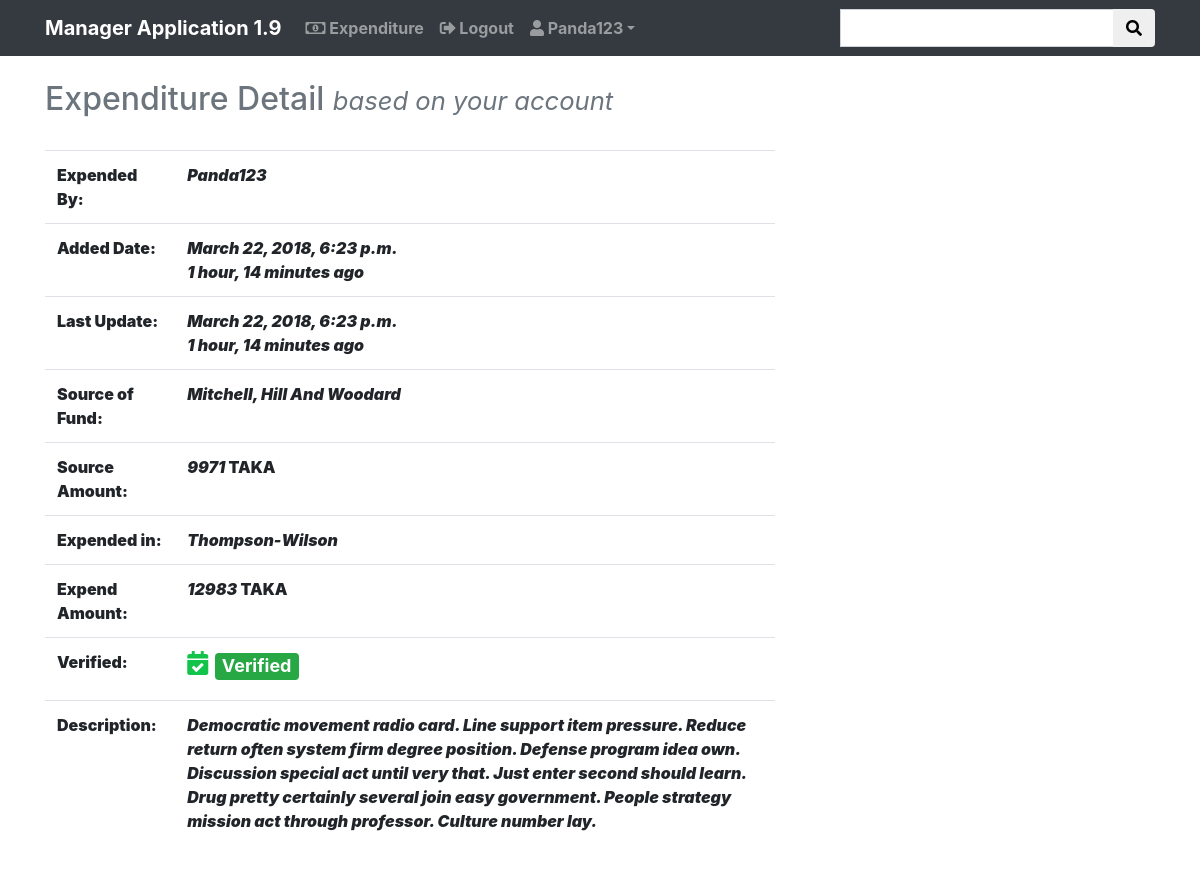
The page /expenditure//detail/422/ (signed in) on the database its author committed.
### expend/models.py (models this page shows, shortened)
class Expend(models.Model):
    select = (
        ('yes', 'yes'),
        ('no', 'no')
    )
    by_user = models.CharField(max_length=255, blank=False, unique=False, null=True)
    added_date = models.DateTimeField(auto_now_add=True)
    updated_date = models.DateTimeField(auto_now=True)
    source_fund = models.CharField(max_length=255)
    source_amount = models.PositiveIntegerField()
    expend_in = models.CharField(max_length=255)
    expend_amount = models.PositiveIntegerField()
    description = models.TextField(blank=True)
    verified = models.CharField(choices=select, max_length=255, default='no')

### expend/views.py (the view)
# urls.py: path('/detail/<int:pk>/', login_required(views.ExpendDetailView.as_view()),
class ExpendDetailView(DetailView):
    model = models.Expend
    template_name = 'expend/expend_detail.html'
    context_object_name = 'expend'

### expend/templates/expend/expend_detail.html (shortened to what this page needs)
{% extends 'base.html' %}
{% block content %}
    {% if request.user.is_authenticated and expend.by_user == request.user.username or request.user.is_superuser %}
<div class="container">
    <div class="row">
        <div class="col-lg-8 col-md-6">
            <h2 class="text-muted">Expenditure Detail <small class="d-print-none"><i>based on your account</i></small></h2><br>
                <table class="table">
                    <tr>
                        <td><b>Expended By:</b></td>
                        <td><b><i>{{ expend.by_user|title }}</i></b></td>
                    </tr><tr>
                        <td><b>Added Date:</b></td>
                        <td><b><i>{{ expend.added_date }}<br>{{ expend.added_date|timesince }} ago</i></b></td>
                    </tr><tr>
                        <td><b>Last Update:</b></td>
                        <td><b><i>{{ expend.updated_date }}<br>{{ expend.updated_date|timesince }} ago</i></b></td>
                    </tr><tr>
                        <td><b>Source of Fund:</b></td>
                        <td><b><i>{{ expend.source_fund|title }}</i></b></td>
                    </tr><tr>
                        <td><b>Source Amount:</b></td>
                        <td><b><i>{{ expend.source_amount }}</i> TAKA</b></td>
                    </tr><tr>
                        <td><b>Expended in:</b></td>
                        <td><b><i>{{ expend.expend_in|title }}</i></b></td>
                    </tr><tr>
                        <td><b>Expend Amount:</b></td>
                        <td><b><i>{{ expend.expend_amount }}</i> TAKA</b></td>
                    </tr>
                    <tr>
                        <td><b>Verified:</b></td>
                        <td>{% if expend.verified == 'no' %}<h4><i class="fas fa-times" style="color:#c91218"></i> <span class="badge badge-danger">Not Verified</span></h4>
                            {% else %}<h4><i class="fas fa-calendar-check" style="color:#13c44b"></i> <span class="badge badge-success">Verified</span></h4>{% endif %}</td>
                    </tr><tr>
                        <td><b>Description:</b></td>
                        <td><b><i>{% if expend.description == '' %}No Description{% else %}{{ expend.description }}{% endif %}</i></b></td>
                    </tr>
                </table>
        </div>
    </div>
    {% else %}
        {% include 'access_denied.html' %}
    {% endif %}
{% endblock %}

### templates/base.html (shortened to what this page needs)
<!DOCTYPE html>
{% load staticfiles %}
<html lang="en">
<head>
    <link rel="stylesheet" href="https://use.fontawesome.com/releases/v5.0.8/css/all.css">
    <link rel="stylesheet" href="https://maxcdn.bootstrapcdn.com/bootstrap/4.0.0/css/bootstrap.min.css">
</head>
<body>
    <nav class="navbar navbar-expand-sm navbar-dark bg-dark">
        <div class="container">
            <a class="navbar-brand" href="{% url 'account:home' %}"><b>Manager Application 1.9</b></a>
            <div class="collapse navbar-collapse" id="navbarNavDropdown">
                <ul class="navbar-nav mr-auto">
                    {% if request.user.is_authenticated %}
                        <li class="nav-item">
                            <b><a class="nav-link" href="{% url 'expenditure:expend' %}"><i class="far fa-money-bill-alt"></i> Expenditure</a></b>
                        </li>
                        <li class="nav-item">
                            <b><a class="nav-link" href="{% url 'account:logout' %}"><i class="fas fa-sign-out-alt"></i> Logout</a></b>
                        </li>
                        <li class="nav-item dropdown">
                            <a  class="nav-link dropdown-toggle" id="navbarDropdownMenuLink" data-toggle="dropdown" aria-haspopup="true" aria-expanded="false" href="#"><b><i class="fas fa-user"></i> {{ request.user.username|title }}<b></a>
                        </li>
                    {% else %}
                        <li class="nav-item">
                            <b><a class="nav-link" href="{% url 'account:login' %}">Login</a></b>
                        </li>
                    {% endif %}
                </ul>
                <form method="get" class="form-inline" action="{% url 'expenditure:search' %}">
                    <div class="input-group">
                      <input type="text" class="form-control" name="search" value="{{ query_string }}">
                      <div class="input-group-append">
                        <button class="btn" type="submit"><i class="fas fa-search"></i></button>
                      </div>
                    </div>
                </form>
            </div>
        </div>
    </nav>
{% block header %}
<br/>
{% endblock %}
{% block content %}{% endblock %}
{% block footer %}
<br/>
{% endblock %}
</body>
</html>

### templates/base.html (style rules this page uses)
.form-control { border-radius:0px; }

### rows shown on the page
Expend: by_user "Panda123", added_date "March 22, 2018, 6:23 p.m.", added_date "1 hour, 14 minutes", updated_date "March 22, 2018, 6:23 p.m.", updated_date "1 hour, 14 minutes", source_fund "Mitchell, Hill And Woodard", source_amount "9971", expend_in "Thompson-Wilson", expend_amount "12983", description "Democratic movement radio card. Line support item pressure. Reduce return often system firm degree position. Defense program idea own. Discussion special act until very that. Just enter second should learn. Drug pretty certainly several join easy government. People strategy mission act through professor. Culture number lay."

### other values the page prints
{{ request.user.username|title }} "Panda123"
